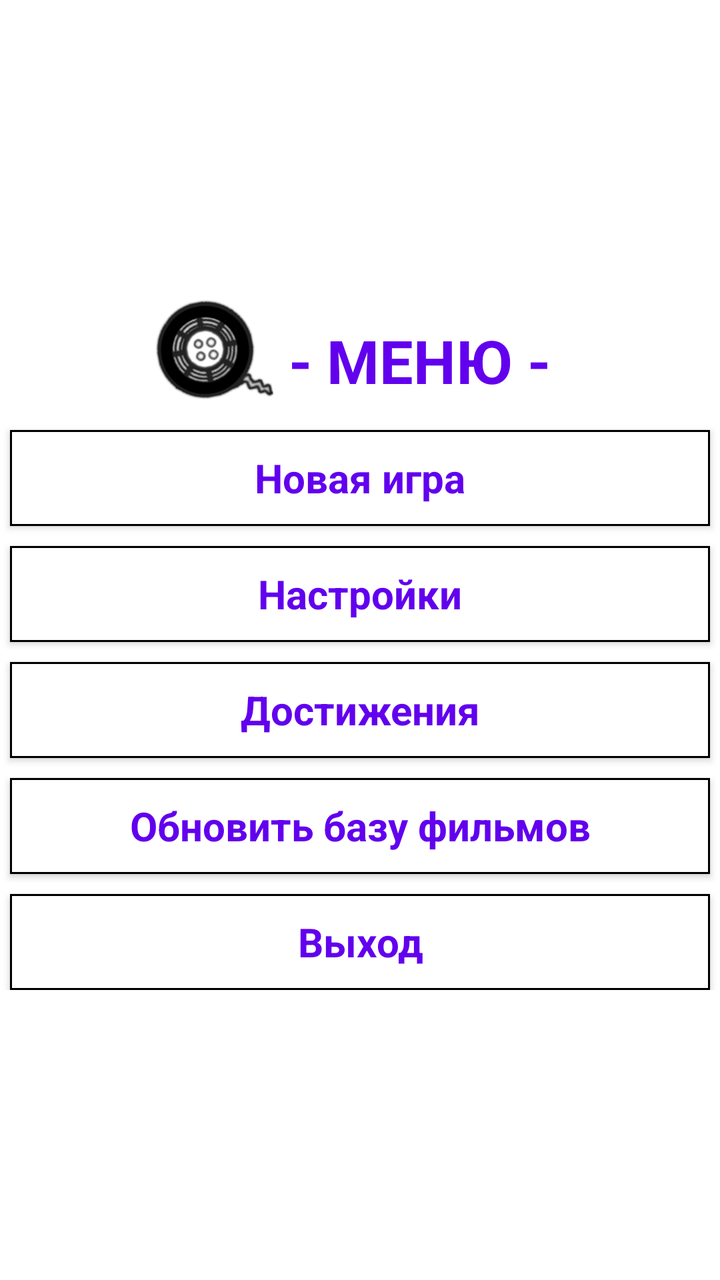
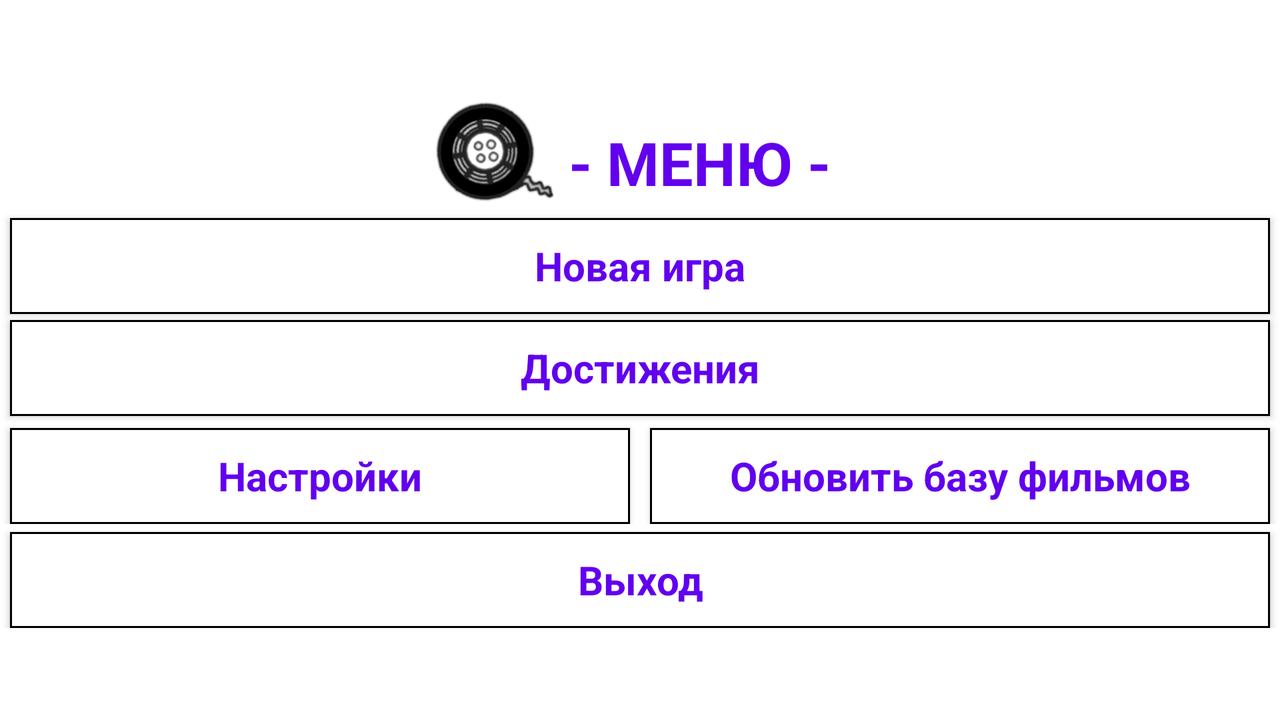

Two renders of one Android screen. The first uses the default layout on a phone; the second uses the alternative layout the repository ships for a different screen configuration, on a matching device. The two XML files are below.
<!-- AndroidManifest.xml: application theme AppTheme -->
<!-- res/layout/activity_main.xml -->
<?xml version="1.0" encoding="utf-8"?>
<ScrollView
    xmlns:android="http://schemas.android.com/apk/res/android"
    xmlns:tools="http://schemas.android.com/tools"
    tools:context="com.restfulrobot.moviefan.MainActivity"
    android:id="@+id/scrollView"
    android:layout_width="fill_parent"
    android:layout_height="match_parent">

<LinearLayout
    android:orientation="vertical"
    android:layout_width="fill_parent"
    android:layout_height="wrap_content"
    android:gravity="center"
    android:layout_gravity="center">

    <LinearLayout
        android:layout_width="wrap_content"
        android:layout_height="wrap_content"
        android:layout_gravity="center"
        android:orientation="horizontal"
        >

        <ImageView
            android:layout_width="60dp"
            android:layout_height="60dp"
            android:id="@+id/logoImage"
            android:src="@drawable/logo"
            android:layout_gravity="center"
        />

        <TextView
            android:layout_width="wrap_content"
            android:layout_height="wrap_content"
            android:text=" - МЕНЮ - "
            android:textColor="@color/colorPrimary"
            android:textStyle="bold"
            android:layout_marginTop="15dp"
            android:textSize="30sp"
          />

    </LinearLayout>

    <Button
        android:id="@+id/btnStartGame"
        android:layout_marginTop="10dp"
        android:layout_height="wrap_content"
        android:layout_width="match_parent"
        style="@style/MainMenuButton"
        android:text="@string/start_game"
        />

    <Button
        android:id="@+id/btnSetting"
        android:layout_marginTop="10dp"
        android:layout_height="wrap_content"
        android:layout_width="match_parent"
        style="@style/MainMenuButton"
        android:text="@string/settings" />

    <Button
        android:id="@+id/btnAchievements"
        android:layout_marginTop="10dp"
        android:layout_height="wrap_content"
        android:layout_width="match_parent"
        style="@style/MainMenuButton"
        android:text="@string/achievements"
/>

    <Button
        android:id="@+id/btnUpdate"
        android:layout_marginTop="10dp"
        android:layout_height="wrap_content"
        android:layout_width="match_parent"
        style="@style/MainMenuButton"
        android:text="@string/update" />

    <Button
        android:visibility="gone"
        android:id="@+id/btnSupport"
        android:layout_height="wrap_content"
        android:layout_width="match_parent"
        style="@style/MainMenuButton"
        android:text="@string/support" />

    <Button
        android:id="@+id/btnExit"
        android:layout_marginTop="10dp"
        android:layout_height="wrap_content"
        android:layout_width="match_parent"
        style="@style/MainMenuButton"
        android:text="@string/exit"/>

</LinearLayout>
</ScrollView>
<!-- resources referenced by this layout -->
<resources>
  <!-- drawable logo: png bitmap (drawable, 32830 bytes) -->
  <string name="achievements">Достижения</string>
  <string name="exit">Выход</string>
  <string name="settings">Настройки</string>
  <string name="start_game">Новая игра</string>
  <string name="support">Поддержать автора</string>
  <string name="update">Обновить базу фильмов</string>
  <style name="MainMenuButton" parent="android:style/Widget.Button">
          <item name="android:layout_marginLeft">5dp</item>
          <item name="android:layout_marginRight">5dp</item>
          <item name="android:paddingLeft">5dp</item>
          <item name="android:paddingRight">5dp</item>
          <item name="android:textSize">20sp</item>
          <item name="android:textColor">@color/colorPrimary</item>
          <item name="android:background">@drawable/button_bg</item>
          <item name="android:textStyle">bold</item>
      </style>
  <style name="AppTheme" parent="Theme.AppCompat.Light">
          <item name="colorPrimary">@color/colorPrimary</item>
          <item name="colorPrimaryDark">@color/colorPrimaryDark</item>
          <item name="colorAccent">@color/colorAccent</item>
          <item name="android:colorBackground">@color/white</item>
          <item name="android:background">@color/white</item>
      </style>
  <!-- drawable button_bg (drawable) -->
  <?xml version="1.0" encoding="utf-8"?>
  <shape xmlns:android="http://schemas.android.com/apk/res/android"
      android:shape="rectangle">
      <solid android:color="#FFFFFF" />
      <stroke android:width="3px" android:color="#000000" />
  </shape>
</resources>
<!-- res/layout-land/activity_main.xml (the repository's variant of the layout above) -->
<!-- drawn on the phone turned sideways -->
<?xml version="1.0" encoding="utf-8"?>
<ScrollView xmlns:android="http://schemas.android.com/apk/res/android"
    xmlns:tools="http://schemas.android.com/tools"
    tools:context="com.restfulrobot.moviefan.MainActivity"
    android:id="@+id/scrollView"
    android:layout_width="fill_parent"
    android:layout_height="match_parent">

    <LinearLayout
        android:layout_width="match_parent"
        android:layout_height="match_parent"
        android:orientation="vertical"
        android:layout_gravity="center"
        >

        <LinearLayout
            android:layout_width="wrap_content"
            android:layout_height="wrap_content"
            android:layout_gravity="center"
            android:orientation="horizontal">

            <ImageView
                android:id="@+id/logoImage"
                android:layout_width="60dp"
                android:layout_height="60dp"
                android:layout_gravity="center"
                android:src="@drawable/logo" />

            <TextView
                android:layout_width="wrap_content"
                android:layout_height="wrap_content"
                android:layout_marginTop="15dp"
                android:textColor="@color/colorPrimary"
                android:text=" - МЕНЮ - "
                android:textSize="30sp"
                android:textStyle="bold" />

        </LinearLayout>


        <Button
            android:id="@+id/btnStartGame"
            android:layout_marginTop="3dp"
            android:layout_height="wrap_content"
            android:layout_width="match_parent"
            style="@style/MainMenuButton"
            android:layout_gravity="center_horizontal"
            android:text="@string/start_game" />


        <Button
            android:id="@+id/btnAchievements"
            android:layout_marginTop="3dp"
            android:layout_height="wrap_content"
            android:layout_width="match_parent"
            style="@style/MainMenuButton"
            android:layout_gravity="center_horizontal"
            android:text="@string/achievements" />

        <LinearLayout
            android:layout_width="match_parent"
            android:layout_height="wrap_content"
            android:layout_marginTop="3dp"
            android:layout_gravity="center_horizontal"
            android:orientation="horizontal"
            android:weightSum="100">

            <Button
                android:id="@+id/btnSetting"
                android:layout_marginTop="3dp"
                android:layout_height="wrap_content"
                android:layout_width="0dp"
                android:layout_weight="50"
                style="@style/MainMenuButton"
                android:text="@string/settings" />


            <Button
                android:id="@+id/btnUpdate"
                android:layout_marginTop="3dp"
                android:layout_height="wrap_content"
                android:layout_width="0dp"
                android:layout_weight="50"
                style="@style/MainMenuButton"
                android:text="@string/update" />


            <Button
                android:id="@+id/btnSupport"
                android:visibility="gone"
                android:layout_width="wrap_content"
                android:layout_height="wrap_content"
                android:layout_gravity="center_horizontal"
                android:layout_marginTop="10dp"
                android:text="@string/support" />



        </LinearLayout>

        <Button
            android:id="@+id/btnExit"
            style="@style/MainMenuButton"
            android:layout_marginTop="4dp"
            android:layout_width="match_parent"
            android:layout_height="wrap_content"
            android:layout_gravity="center_horizontal"
            android:text="@string/exit" />

    </LinearLayout>



</ScrollView>
